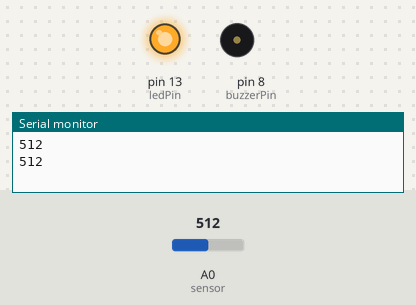
Recording of a sketch running on a simulated Arduino Uno, built with avr-gcc and run on an emulated ATmega328P. Shown: output pins drawn as LEDs (lit = HIGH), buzzer (waves = sounding, pin HIGH), the last lines printed to the serial monitor. Inputs (shaded band) come from the test bench; at power-on: A0 (sensor) = 512.

Above: at 3.8 s.
3.9 s: A0 (sensor) set to 482
At 7.0 s:
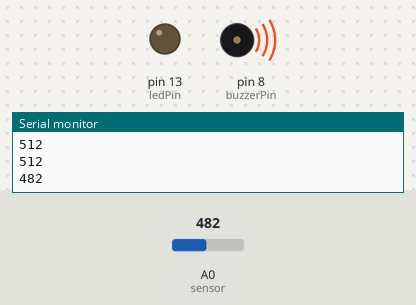
7.8 s: A0 (sensor) set to 510
At 10.4 s:
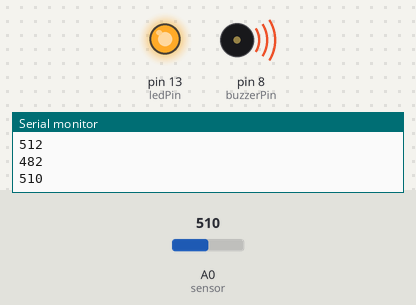
11.7 s: A0 (sensor) set to 490
At 12.7 s:
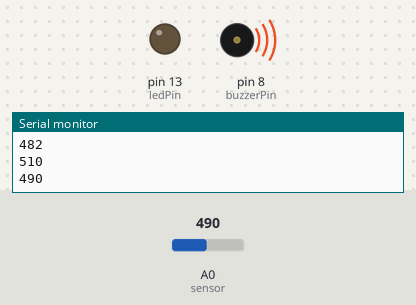
15.6 s: A0 (sensor) set to 511
At 18.5 s:
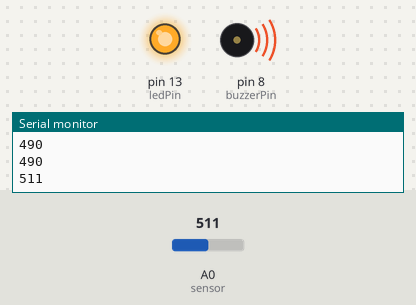
Timing chart, 0 to 20.0 s (numbered marks = the images above; inputs shaded):
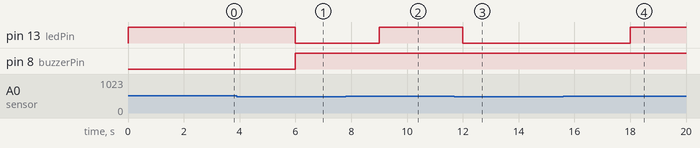

Measured:
- the behaviour switches between 501 and 500 on A0 (sensor) (found by bisection; images 0 and 1)
- after the input at 3.9 s, pin 13 (ledPin): HIGH → LOW after 2.1 s; pin 8 (buzzerPin): LOW → HIGH after 2.1 s
- after the input at 7.8 s, pin 13 (ledPin): LOW → HIGH after 1.2 s
- after the input at 11.7 s, pin 13 (ledPin): HIGH → LOW after 0.30 s
- after the input at 15.6 s, pin 13 (ledPin): LOW → HIGH after 2.4 s

The sketch:

tracking_sensor_led_buzzer.ino
```cpp
int ledPin = 13;
int sensor = A0;
int buzzerPin = 8;
int val = 0;

void setup() {
  pinMode(ledPin, OUTPUT);
  pinMode (buzzerPin, OUTPUT);
  Serial.begin(9600);
}

void loop() {
  val = analogRead(sensor);

  Serial.println(val);

  if (val > 500) {
    digitalWrite(ledPin, HIGH);
  } else {
    digitalWrite(ledPin, LOW);
    digitalWrite (buzzerPin, HIGH);
  }

  delay(3000);
}
```
